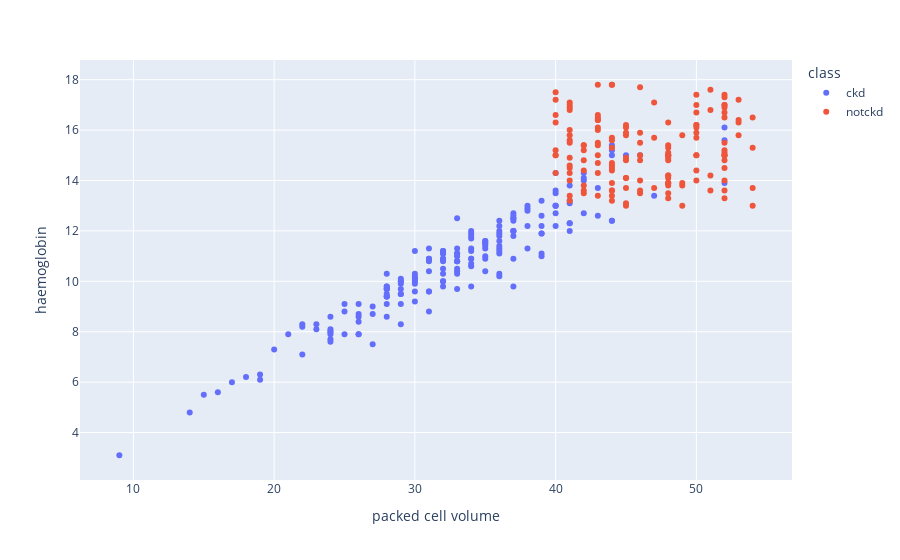

Notebook cell for this chart:
### Code cell
scatters('packed cell volume', 'haemoglobin')

### Figure 1 — Plotly figure (JSON) as saved in the notebook; plotly's stock layout.template omitted (floating-point values rounded to 4 significant figures; data arrays with more than 128 entries replaced by an {"elided": "..."} marker saying what was removed)
{"data": [{"hovertemplate": "class=ckd<br>packed cell volume=%{x}<br>haemoglobin=%{y}<extra></extra>", "legendgroup": "ckd", "marker": {"color": "#636efa", "symbol": "circle"}, "mode": "markers", "name": "ckd", "orientation": "v", "showlegend": true, "type": "scatter", "x": {"elided": "250 int values"}, "xaxis": "x", "y": {"elided": "250 float values"}, "yaxis": "y"}, {"hovertemplate": "class=notckd<br>packed cell volume=%{x}<br>haemoglobin=%{y}<extra></extra>", "legendgroup": "notckd", "marker": {"color": "#EF553B", "symbol": "circle"}, "mode": "markers", "name": "notckd", "orientation": "v", "showlegend": true, "type": "scatter", "x": {"elided": "150 int values"}, "xaxis": "x", "y": {"elided": "150 float values"}, "yaxis": "y"}], "layout": {"legend": {"title": {"text": "class"}, "tracegroupgap": 0}, "margin": {"t": 60}, "xaxis": {"anchor": "y", "domain": [0, 1], "title": {"text": "packed cell volume"}}, "yaxis": {"anchor": "x", "domain": [0, 1], "title": {"text": "haemoglobin"}}}}
